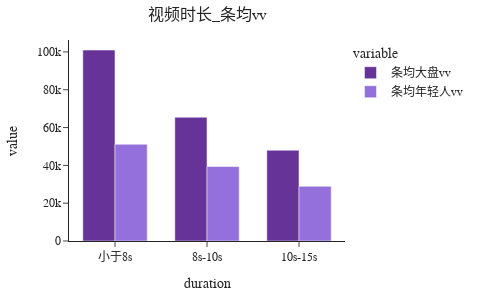

The code cell stored with this chart in its notebook:
### Code cell
#视频时长_vv分布
durationDf = feedAttrConsumeStatDf.groupby(['duration'])['video_id','allVV_sum','youngVV_sum','youngVVRatio_mean', 'youngVVRatio_median'].agg(
    {'video_id':'nunique', 'allVV_sum':'sum', 'youngVV_sum':'sum', 'youngVVRatio_mean':'mean', 'youngVVRatio_median':'median'}).reset_index()
durationDf['allVVperFeed'] = durationDf.allVV_sum / durationDf.video_id
durationDf['youngVVperFeed'] = durationDf.youngVV_sum / durationDf.video_id
durationDf.sort_values(by='allVVperFeed', ascending=False, inplace=True)

#制图
durationDf.rename(columns={'allVVperFeed':'条均大盘vv', 'youngVVperFeed':'条均年轻人vv'}, inplace=True)
durationDfTidy = pd.melt(durationDf, id_vars=['duration'], value_vars=['条均大盘vv', '条均年轻人vv'])
durationFig = px.bar(durationDfTidy, x='duration', y='value', title='视频时长_条均vv',
                color='variable', 
                barmode='group',  
                template='simple_white',
                color_discrete_map={ '条均大盘vv': 'RebeccaPurple', '条均年轻人vv': 'MediumPurple'}
                )

durationFig.update_yaxes(showgrid=False) # the y-axis
durationFig.update_layout(
            width=480, height =300,
            title=dict(x=0.5, xref='paper', font=dict(size=16)),
            font_family="PingFangSC-Light",
            margin=dict(l=30, r=30, b=20, t=40),
            bargap=0.3, # gap between bars of adjacent location coordinates.
            bargroupgap=0, # gap between bars of the same location coordinate.
            hovermode="closest")
durationFig.show()

### Figure 1 — Plotly figure (JSON) as saved in the notebook; plotly's stock layout.template omitted (floating-point values rounded to 4 significant figures)
{"data": [{"alignmentgroup": "True", "hovertemplate": "variable=条均大盘vv<br>duration=%{x}<br>value=%{y}<extra></extra>", "legendgroup": "条均大盘vv", "marker": {"color": "RebeccaPurple"}, "name": "条均大盘vv", "offsetgroup": "条均大盘vv", "orientation": "v", "showlegend": true, "textposition": "auto", "type": "bar", "x": ["小于8s", "8s-10s", "10s-15s"], "xaxis": "x", "y": [101000.0, 65440.0, 48000], "yaxis": "y"}, {"alignmentgroup": "True", "hovertemplate": "variable=条均年轻人vv<br>duration=%{x}<br>value=%{y}<extra></extra>", "legendgroup": "条均年轻人vv", "marker": {"color": "MediumPurple"}, "name": "条均年轻人vv", "offsetgroup": "条均年轻人vv", "orientation": "v", "showlegend": true, "textposition": "auto", "type": "bar", "x": ["小于8s", "8s-10s", "10s-15s"], "xaxis": "x", "y": [51150.0, 39370.0, 28946], "yaxis": "y"}], "layout": {"bargap": 0.3, "bargroupgap": 0, "barmode": "group", "font": {"family": "PingFangSC-Light"}, "height": 300, "hovermode": "closest", "legend": {"title": {"text": "variable"}, "tracegroupgap": 0}, "margin": {"b": 20, "l": 30, "r": 30, "t": 40}, "title": {"font": {"size": 16}, "text": "视频时长_条均vv", "x": 0.5, "xref": "paper"}, "width": 480, "xaxis": {"anchor": "y", "domain": [0, 1], "title": {"text": "duration"}}, "yaxis": {"anchor": "x", "domain": [0, 1], "showgrid": false, "title": {"text": "value"}}}}
